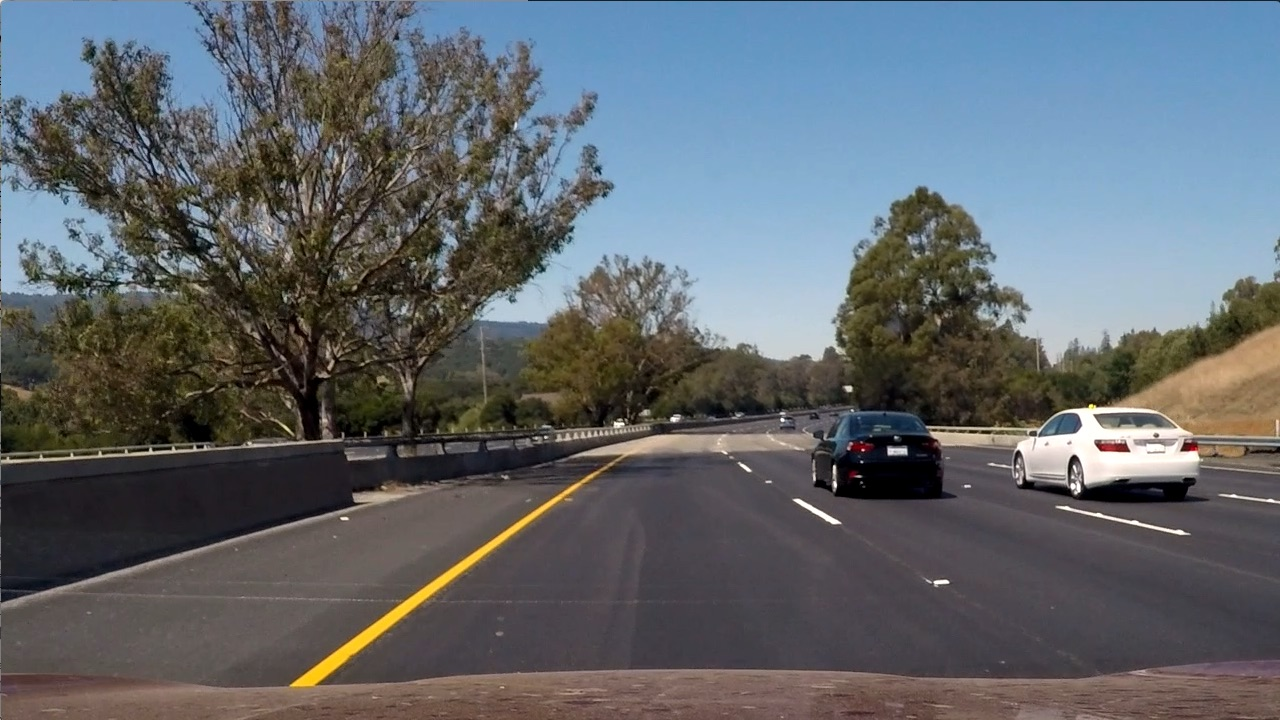
#> input picture 02_CameraCalibration/Images/test6.jpg, 1280 x 720 px
$ python 07_HLS_colorspace.py
#> lines starting #> are read from the running program, lines starting #| are printed output that depends on the picture; after the words box and inside, x2 and y2 are one past the last pixel; in counts of white or black regions, pixels touching at a corner belong together
import matplotlib.pyplot as plt
import matplotlib.image as mpimg
import numpy as np
import cv2

# Read in an image, you can also try test1.jpg or test4.jpg
image = mpimg.imread('Images/test6.jpg')
#> image is the input picture: shape (720, 1280, 3); mean R, G, B 97, 102.6, 107.9


# TODO: Define a function that thresholds the S-channel of HLS
# Use exclusive lower bound (>) and inclusive upper (<=)
def hls_select(img, thresh=(0, 255)):
    # 1) Convert to HLS color space
#> called with thresh = (90, 255)
    hls = cv2.cvtColor(img, cv2.COLOR_RGB2HLS)
#> hls: shape (720, 1280, 3); mean of channels 0, 1, 2 76.7, 102.2, 57.5
    # 2) Apply a threshold to the S channel
    H = hls[:, :, 0]
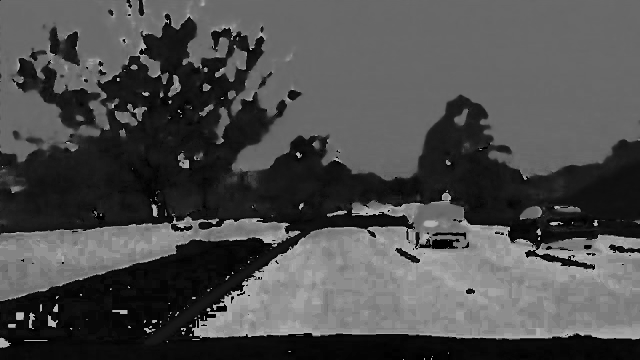
#> H: shape (720, 1280) (shown at 1/2 size); min 0, max 180, mean 76.7
    L = hls[:, :, 1]
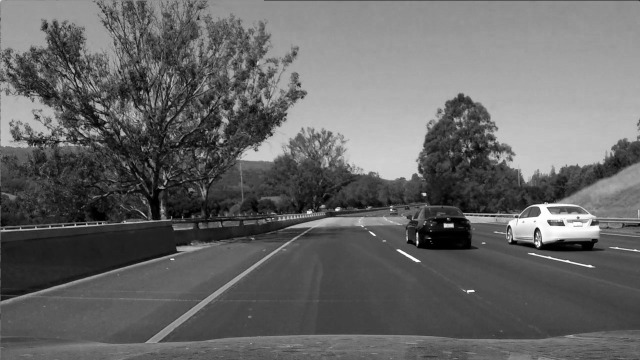
#> L: shape (720, 1280) (shown at 1/2 size); min 0, max 255, mean 102.2
    S = hls[:, :, 2]
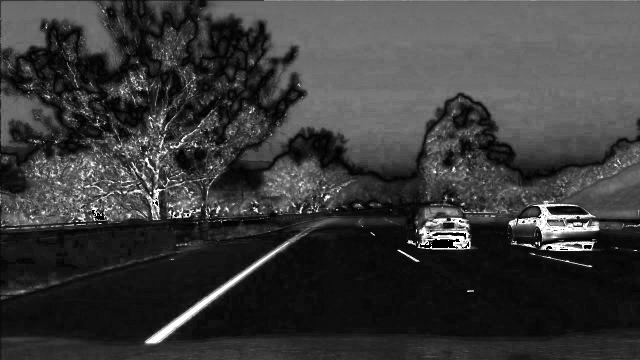
#> S: shape (720, 1280) (shown at 1/2 size); min 0, max 255, mean 57.5
    binary_output = np.zeros_like(S)
    binary_output[(S > thresh[0]) & (S <= thresh[1])] = 1
    # 3) Return a binary image of threshold result
    # binary_output = np.copy(img) # placeholder line
    return binary_output


# Optional TODO - tune the threshold to try to match the above image!
hls_binary = hls_select(image, thresh=(90, 255))
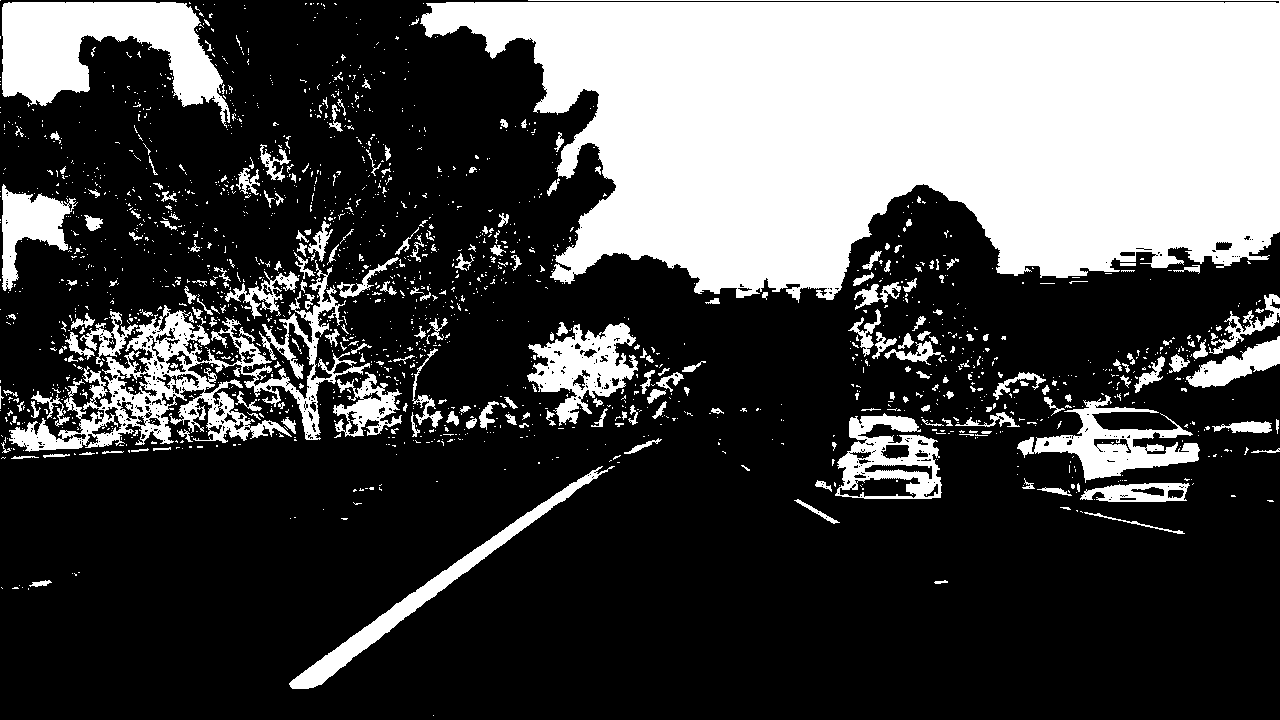
#> hls_binary: shape (720, 1280); values 0 (black) and 1 (white), 29.6% white; 1863 white regions (1622 under 20 px), largest, box (x1, y1, x2, y2) and area: (420, 0, 1280, 303) 187403, (9, 260, 370, 452) 15586, (2, 2, 230, 128) 14787

# Plot the result
f, (ax1, ax2) = plt.subplots(1, 2, figsize=(24, 9))
f.tight_layout()
ax1.imshow(image)
ax1.set_title('Original Image', fontsize=50)
ax2.imshow(hls_binary, cmap='gray')
ax2.set_title('Thresholded S', fontsize=50)
plt.subplots_adjust(left=0., right=1, top=0.9, bottom=0.)
plt.savefig('Images/HLS_thresholding.png')
plt.show()

$ run again, with 02_CameraCalibration/Images/bridge_shadow.jpg copied over 02_CameraCalibration/Images/test6.jpg
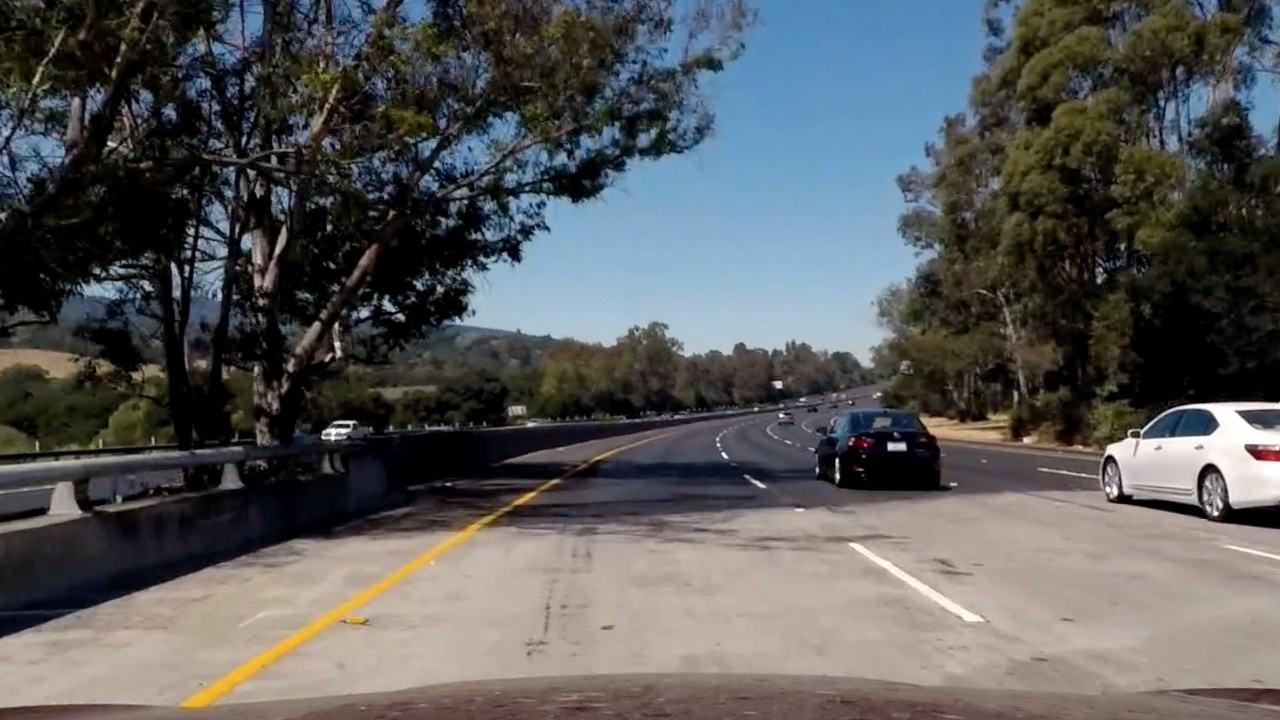
#> input picture 02_CameraCalibration/Images/bridge_shadow.jpg, 1280 x 720 px
#> image is the input picture: shape (720, 1280, 3); mean R, G, B 89.7, 90.6, 90.8
#> hls: shape (720, 1280, 3); mean of channels 0, 1, 2 55.3, 90.3, 67
#> in hls_select, `S = hls[:, :, 2]`:
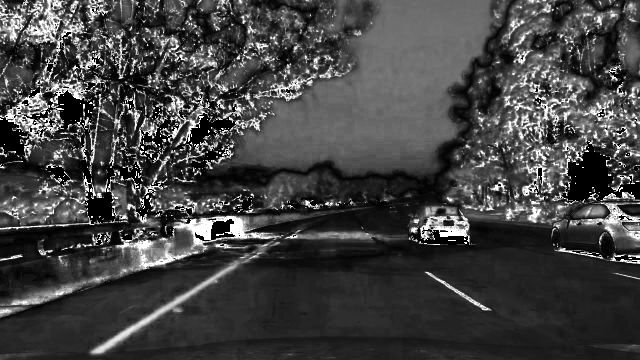
#> S: shape (720, 1280) (shown at 1/2 size); min 0, max 255, mean 67
#> `hls_binary = hls_select(image, thresh=(90, 255))`:
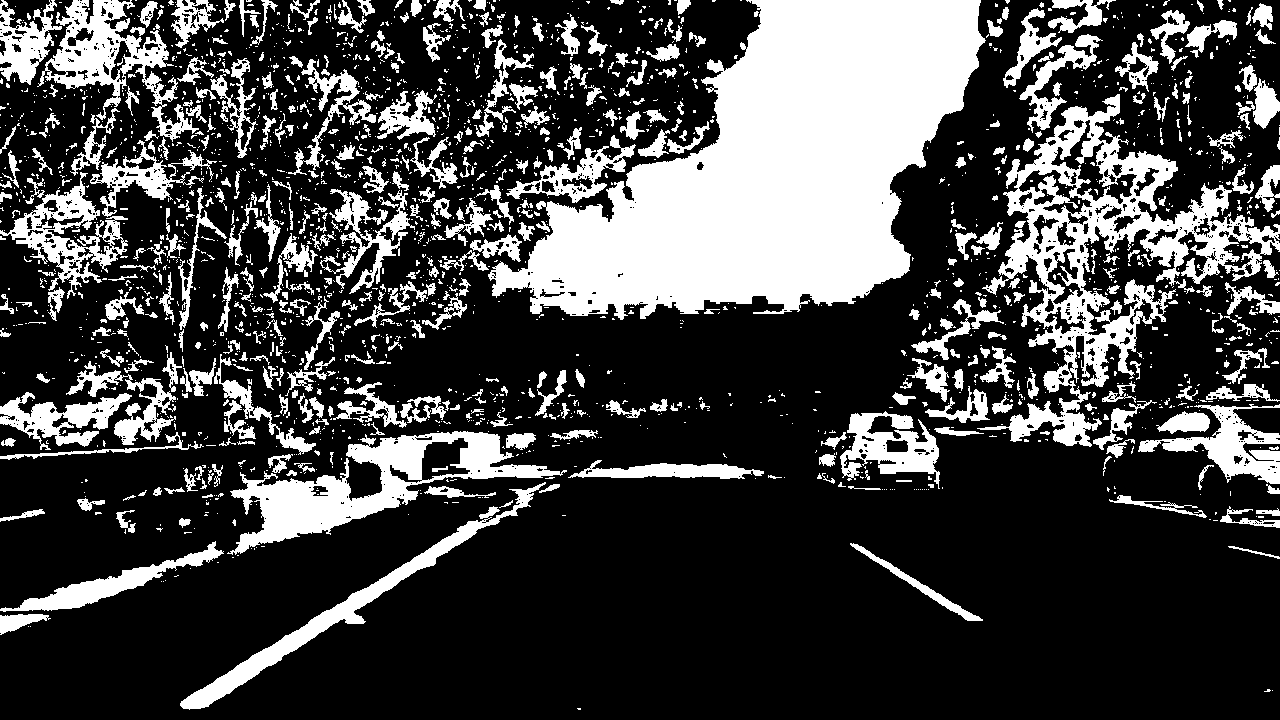
#> hls_binary: shape (720, 1280); values 0 (black) and 1 (white), 26.8% white; 2234 white regions (1744 under 20 px), largest, box (x1, y1, x2, y2) and area: (488, 0, 986, 320) 86530, (977, 94, 1280, 447) 26264, (227, 431, 567, 555) 12177

$ run again, with 02_CameraCalibration/Images/calibration_test.png saved as 02_CameraCalibration/Images/test6.jpg
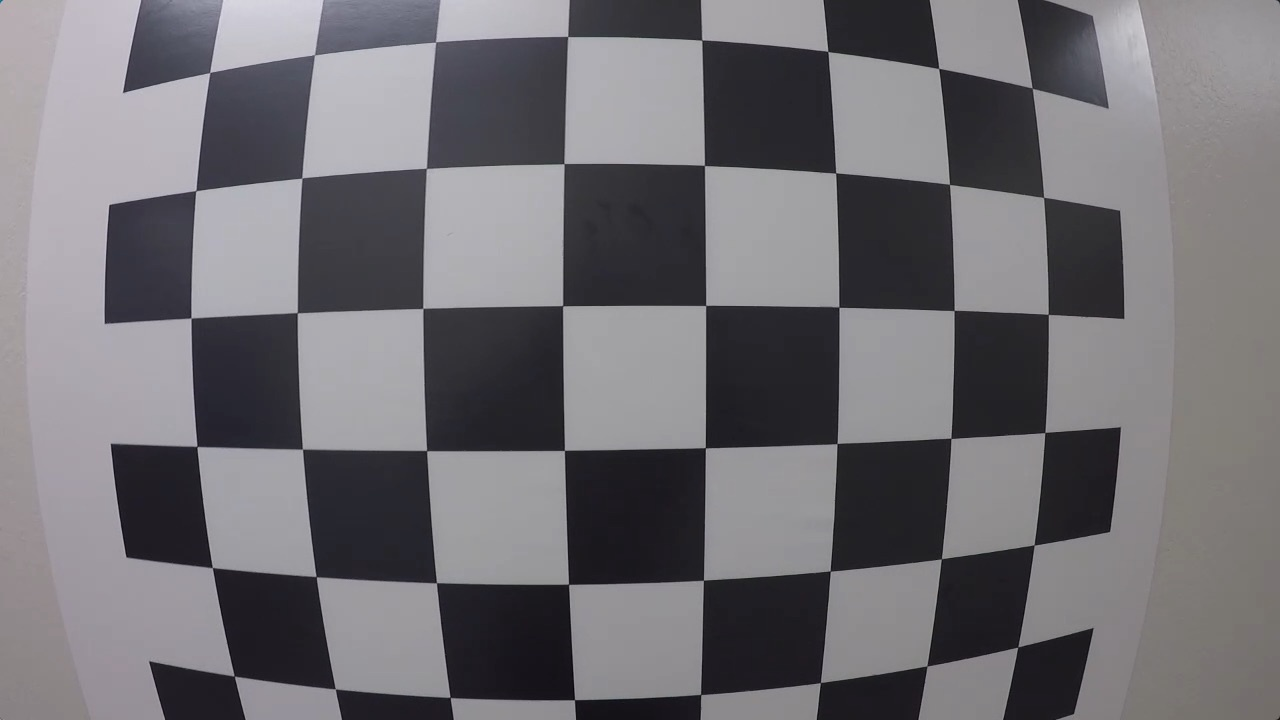
#> input picture 02_CameraCalibration/Images/calibration_test.png, 1280 x 720 px
#> image is the input picture: shape (720, 1280, 3); mean R, G, B 112.9, 110.9, 115.4
#> hls: shape (720, 1280, 3); mean of channels 0, 1, 2 121.2, 113.6, 11.5
#> `hls_binary = hls_select(image, thresh=(90, 255))`:
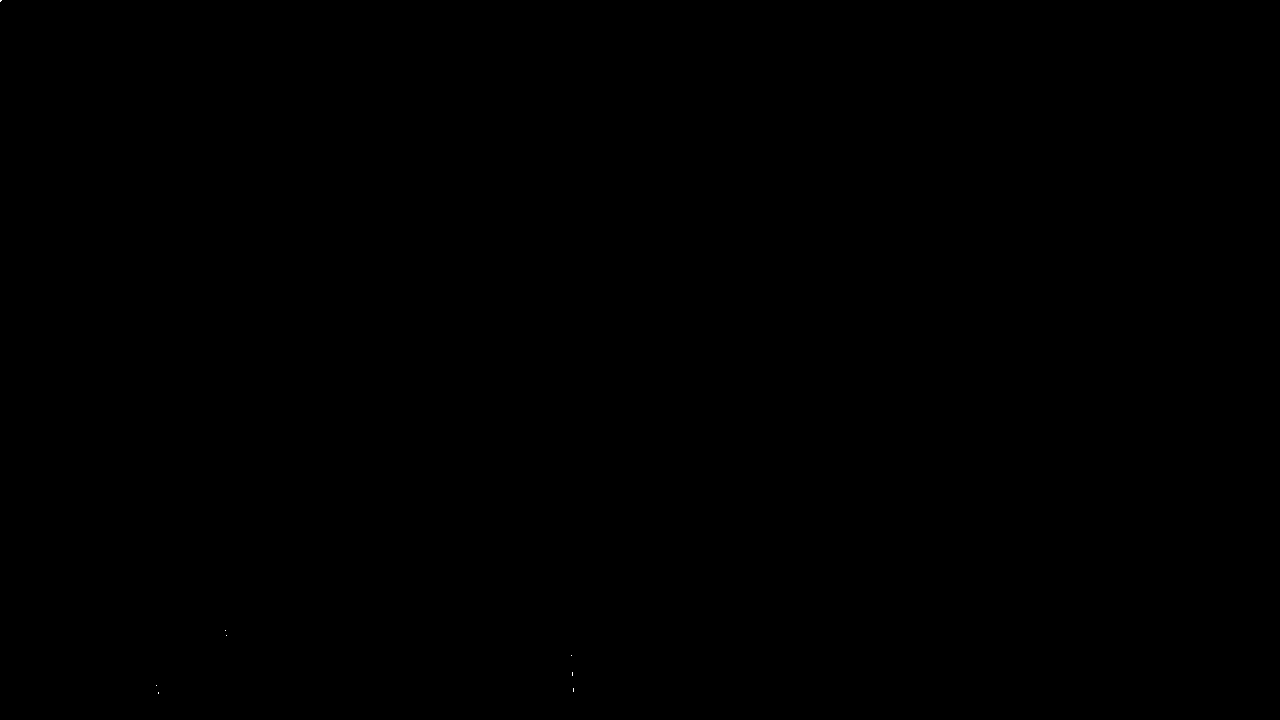
#> hls_binary: shape (720, 1280); values 0 (black) and 1 (white), 0% white in thin lines or dots, all inside (x1, y1, x2, y2) = (0, 0, 574, 694)
#> `plt.savefig('Images/HLS_thresholding.png')`:
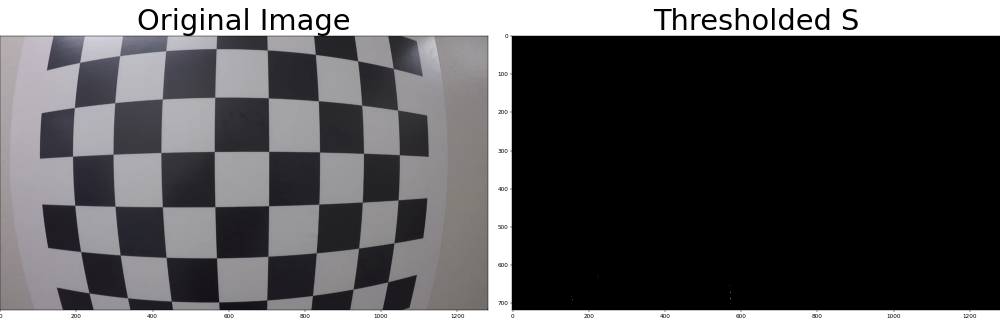
#> figure drawn by matplotlib, 2 panels
